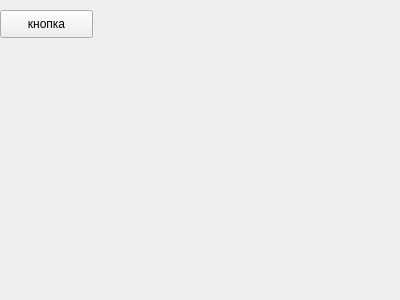
<?xml version="1.0" encoding="UTF-8"?>
<ui version="4.0">
 <class>Form</class>
 <widget class="QWidget" name="Form">
  <property name="geometry">
   <rect>
    <x>0</x>
    <y>0</y>
    <width>400</width>
    <height>300</height>
   </rect>
  </property>
  <property name="windowTitle">
   <string>Git и желтые окружности</string>
  </property>
  <widget class="QPushButton" name="pushButton">
   <property name="geometry">
    <rect>
     <x>0</x>
     <y>10</y>
     <width>93</width>
     <height>28</height>
    </rect>
   </property>
   <property name="text">
    <string>кнопка</string>
   </property>
  </widget>
 </widget>
 <resources/>
 <connections/>
</ui>
